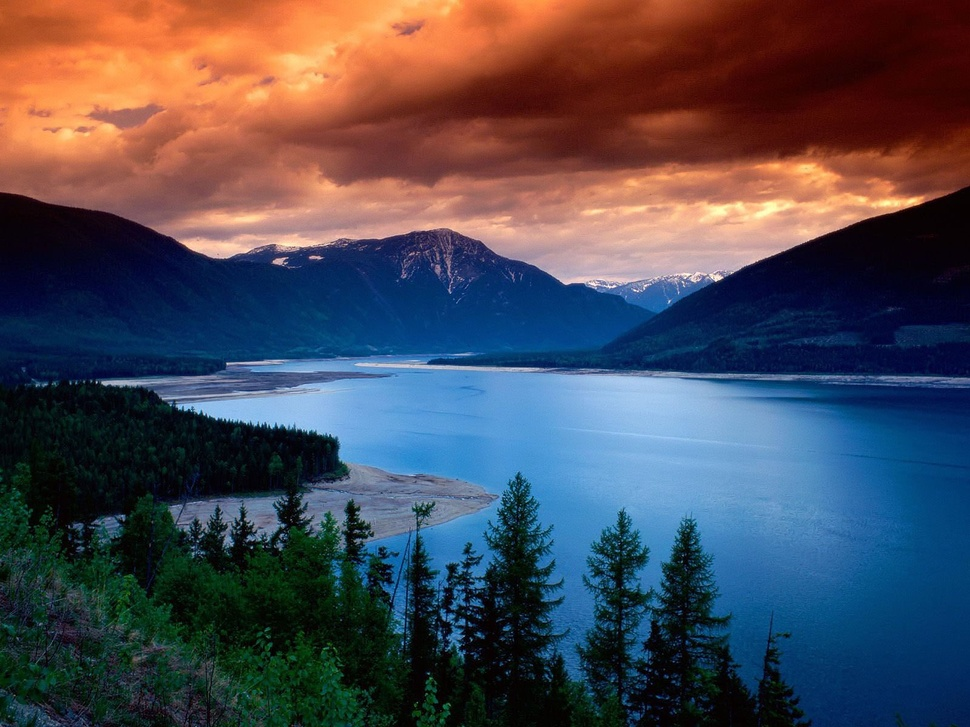
#> input picture src/landscape.jpg, 970 x 727 px, shrunk from 1600 x 1200 before the run
$ python negative.py
#> lines starting #> are read from the running program, lines starting #| are printed output that depends on the picture
from PIL import Image
from IPython.display import display
from random import random

# program to apply negative effect on an image

filename = "landscape.jpg"
image = Image.open(filename)
#> image is the input picture: PIL image 970x727 RGB; mean R, G, B 74.8, 72.9, 83.8
[width,height] = image.size
#> width = 970; height = 727
new_image = Image.new( 'RGB', (width,height), "black")
#> new_image: PIL image 970x727 RGB; every value is 0

pixels_old = image.load()
pixels_new = new_image.load() # creates the pixel map

for i in range(new_image.size[0]):
    for j in range(new_image.size[1]):
        red = (int)(255-pixels_old[i,j][0])
        green = (int)(255-pixels_old[i,j][1])
        blue = (int)(255-pixels_old[i,j][2])

        pixels_new[i,j] = (red,green,blue)

new_image.save("new_image.jpg")
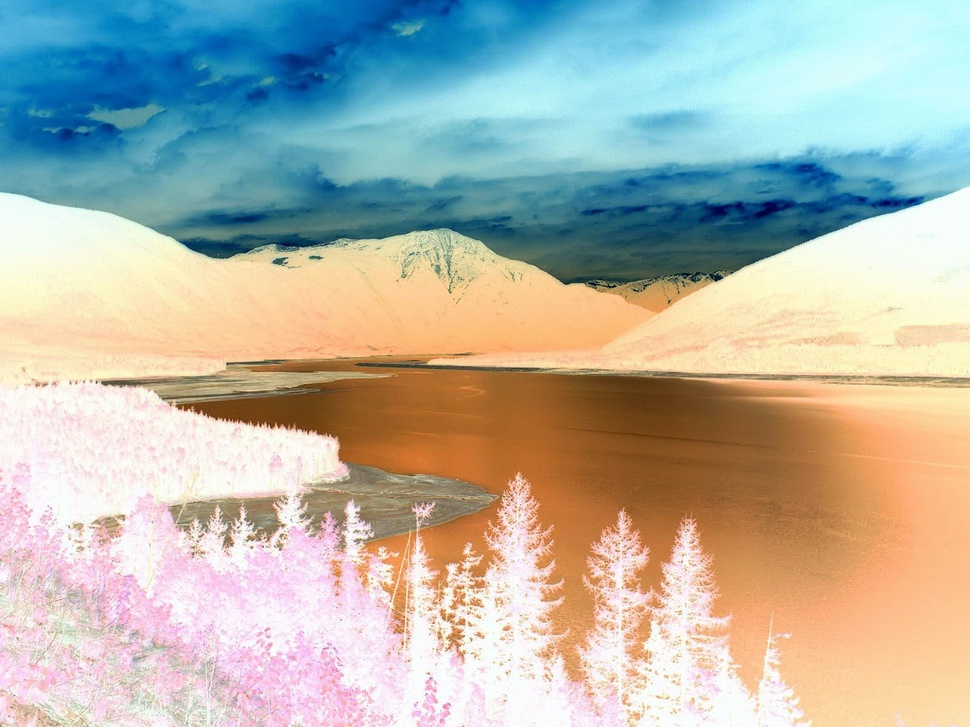
#> saved as new_image.jpg: PIL image 970x727 RGB; mean R, G, B 180.2, 182.1, 171.2
